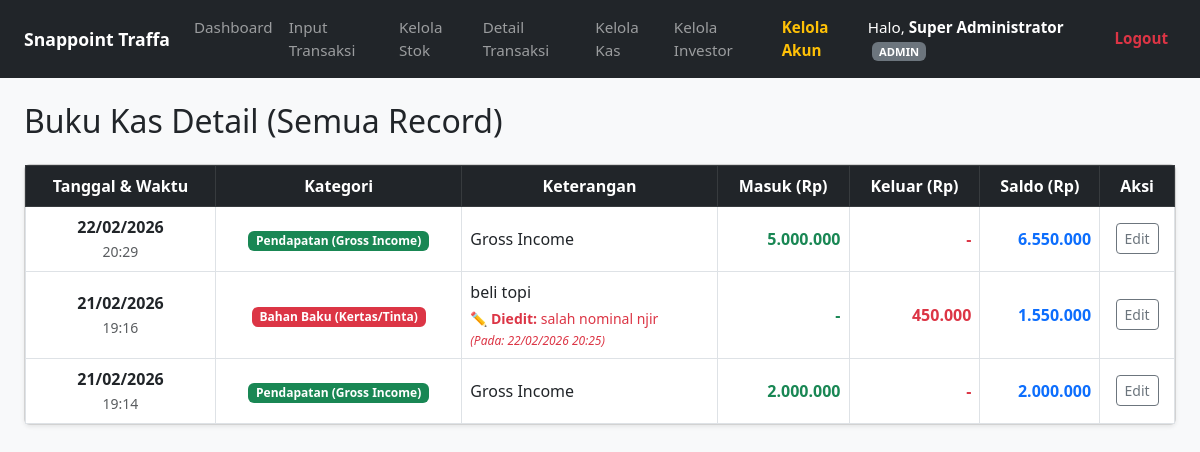
The page /laporan_harian.php (signed in) on the database its author committed.
### tables this page shows
CREATE TABLE `transaksi_keuangan` (
  `id_transaksi` int(11) NOT NULL,
  `tanggal` date NOT NULL,
  `id_kategori` int(11) NOT NULL,
  `keterangan` varchar(255) NOT NULL,
  `nominal` decimal(15,2) NOT NULL,
  `bukti_transaksi` varchar(255) DEFAULT NULL,
  `waktu_input` datetime DEFAULT current_timestamp(),
  `is_edited` tinyint(1) DEFAULT 0,
  `alasan_edit` varchar(255) DEFAULT NULL,
  `waktu_edit` datetime DEFAULT NULL,
  `is_backdated` tinyint(1) DEFAULT 0,
  `alasan_backdate` varchar(255) DEFAULT NULL
);

CREATE TABLE `kategori_transaksi` (
  `id_kategori` int(11) NOT NULL,
  `nama_kategori` varchar(50) NOT NULL,
  `jenis` enum('PEMASUKAN','PENGELUARAN') NOT NULL
);

### laporan_harian.php (the view, shortened to what this page needs)
<?php
require_once 'config.php';
$sql = "SELECT
            t.id_transaksi, t.tanggal, t.waktu_input, t.keterangan, t.is_edited, t.alasan_edit, t.waktu_edit, t.is_backdated, t.alasan_backdate,
            k.nama_kategori, k.jenis,
            CASE WHEN k.jenis = 'PEMASUKAN' THEN t.nominal ELSE 0 END AS masuk,
            CASE WHEN k.jenis = 'PENGELUARAN' THEN t.nominal ELSE 0 END AS keluar
        FROM transaksi_keuangan t
        JOIN kategori_transaksi k ON t.id_kategori = k.id_kategori
        ORDER BY t.tanggal ASC, t.waktu_input ASC";
$stmt = $pdo->query($sql);
$dataMentah = $stmt->fetchAll(PDO::FETCH_ASSOC);
$saldo_berjalan = 0;
$dataDetail = [];
foreach ($dataMentah as $row) {
    $saldo_berjalan += $row['masuk'];
    $saldo_berjalan -= $row['keluar'];
    $row['saldo'] = $saldo_berjalan;
    $dataDetail[] = $row;
}
$dataDetail = array_reverse($dataDetail);
?>
<!DOCTYPE html>
<html lang="id">
<head>
    <link href="https://cdn.jsdelivr.net/npm/bootstrap@5.3.0/dist/css/bootstrap.min.css" rel="stylesheet">
</head>
<body class="bg-light">
<?php include 'navbar.php'; ?>
<div class="container-fluid px-4">
    <h2 class="mb-4">Buku Kas Detail (Semua Record)</h2>
    <div class="card shadow-sm">
        <div class="card-body p-0">
            <div class="table-responsive">
                <table class="table table-hover table-bordered align-middle mb-0">
                    <thead class="table-dark text-center">
                        <tr>
                            <th>Tanggal & Waktu</th>
                            <th>Kategori</th>
                            <th>Keterangan</th>
                            <th>Masuk (Rp)</th>
                            <th>Keluar (Rp)</th>
                            <th>Saldo (Rp)</th>
                            <th>Aksi</th>
                        </tr>
                    </thead>
                    <tbody>
                        <?php if(count($dataDetail) > 0): ?>
                            <?php foreach($dataDetail as $row):
                            ?>
                            <tr>
                                <td class="text-center" style="white-space: nowrap;">
                                    <span class="fw-bold"><?= date('d/m/Y', strtotime($row['tanggal'])) ?></span><br>
                                    <small class="text-muted"><?= date('H:i', strtotime($row['waktu_input'])) ?></small>
                                </td>
                                <td class="text-center">
                                    <span class="badge <?= $row['jenis'] == 'PEMASUKAN' ? 'bg-success' : 'bg-danger' ?>">
                                        <?= htmlspecialchars($row['nama_kategori']) ?>
                                    </span>
                                </td>
                                <td>
                                    <?= htmlspecialchars($row['keterangan']) ?>
                                    <?php if($row['is_edited']): ?>
                                        <div class="text-danger small mt-1">
                                            ✏️ <strong>Diedit:</strong> <?= htmlspecialchars($row['alasan_edit']) ?> <br>
                                            <em style="font-size: 0.75rem;">(Pada: <?= date('d/m/Y H:i', strtotime($row['waktu_edit'])) ?>)</em>
                                        </div>
                                    <?php endif; ?>
                                </td>
                                <td class="text-end text-success fw-bold"><?= $row['masuk'] > 0 ? number_format($row['masuk'], 0, ',', '.') : '-' ?></td>
                                <td class="text-end text-danger fw-bold"><?= $row['keluar'] > 0 ? number_format($row['keluar'], 0, ',', '.') : '-' ?></td>
                                <td class="text-end fw-bold text-primary"><?= number_format($row['saldo'], 0, ',', '.') ?></td>
                                <td class="text-center">
                                    <button class="btn btn-sm btn-outline-secondary" data-bs-toggle="modal" data-bs-target="#editModal<?= $row['id_transaksi'] ?>">Edit</button>
                                </td>
                            </tr>
                            <?php endforeach; ?>
                        <?php else: ?>
                            <tr><td colspan="7" class="text-center">Belum ada data transaksi.</td></tr>
                        <?php endif; ?>
                    </tbody>
                </table>
            </div>
        </div>
    </div>
</div>
</body>
</html>

### rows shown on the page
transaksi_keuangan: tanggal "22/02/2026", waktu_input "20:29", id_kategori.nama_kategori "Pendapatan (Gross Income)", keterangan "Gross Income", masuk "5.000.000", saldo "6.550.000"
transaksi_keuangan: tanggal "21/02/2026", waktu_input "19:16", id_kategori.nama_kategori "Bahan Baku (Kertas/Tinta)", keterangan "beli topi", alasan_edit "salah nominal njir", waktu_edit "22/02/2026 20:25", keluar "450.000", saldo "1.550.000"
transaksi_keuangan: tanggal "21/02/2026", waktu_input "19:14", id_kategori.nama_kategori "Pendapatan (Gross Income)", keterangan "Gross Income", masuk "2.000.000", saldo "2.000.000"

### other values the page prints
$_SESSION['nama_lengkap'] "Super Administrator"
$role "ADMIN"
